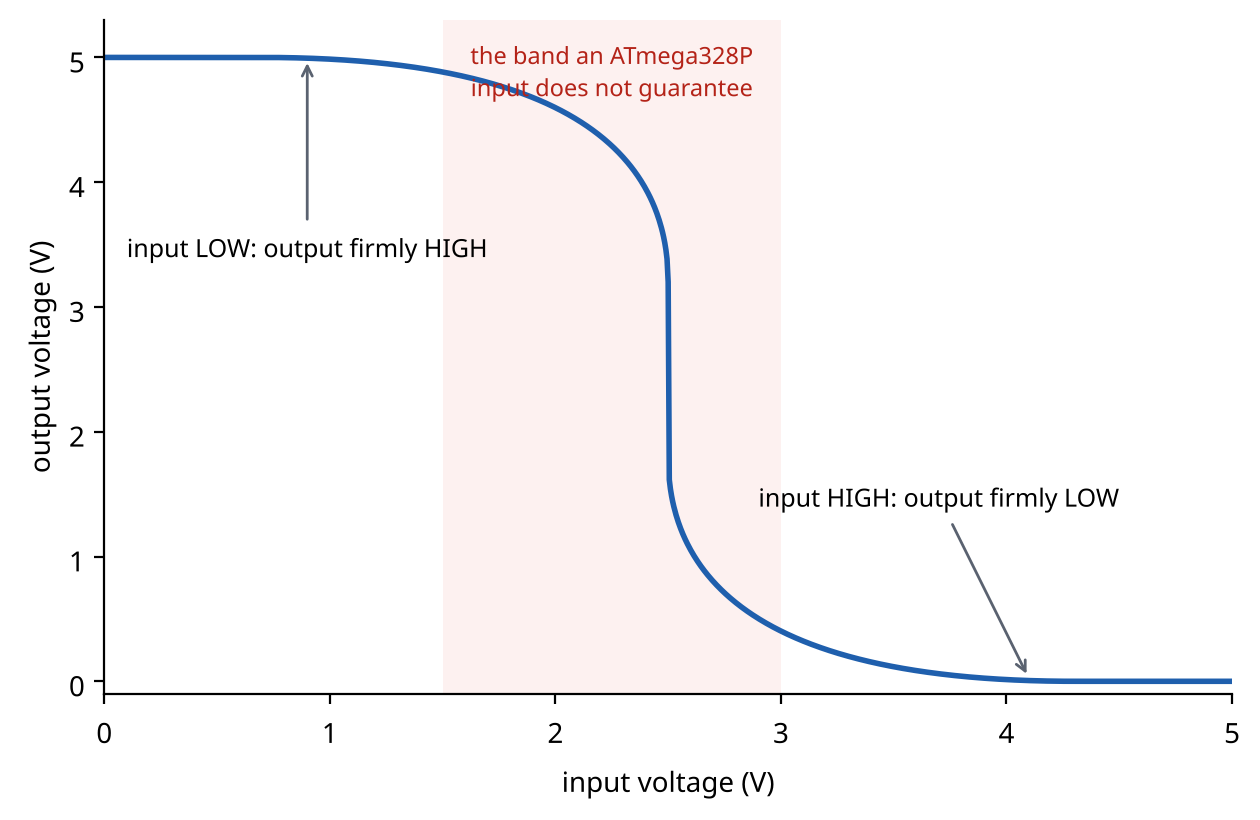

This chart was generated by the following Python code:
# Voltage transfer curve of a CMOS inverter, computed from the simple
# "square-law" transistor model.  VDD = 5 V, |Vt| = 0.7 V, matched devices.
import matplotlib
matplotlib.use("Agg")
import matplotlib.pyplot as plt
plt.rcParams.update({"font.family": ["Noto Sans", "DejaVu Sans"], "font.size": 10})
VDD, VT, K = 5.0, 0.7, 1.0


def ids(vgs, vds):                      # current through one transistor
    if vgs <= VT:
        return 0.0                      # off
    if vds >= vgs - VT:                 # saturation
        return 0.5 * K * (vgs - VT) ** 2
    return K * ((vgs - VT) * vds - 0.5 * vds ** 2)   # linear region


def vout_for(vin):                      # find Vout where I(nMOS) = I(pMOS)
    lo, hi = 0.0, VDD
    for _ in range(80):
        mid = 0.5 * (lo + hi)
        i_n = ids(vin, mid)             # nMOS: Vgs = Vin, Vds = Vout
        i_p = ids(VDD - vin, VDD - mid) # pMOS: Vsg = VDD - Vin, Vsd = VDD - Vout
        if i_n > i_p:
            hi = mid                    # pull-down stronger: Vout must be lower
        else:
            lo = mid
    return 0.5 * (lo + hi)


vins = [i * 0.005 for i in range(1001)]
vouts = [vout_for(v) for v in vins]
fig, ax = plt.subplots(figsize=(6.4, 4.2), dpi=200)
ax.axvspan(1.5, 3.0, color="#FDECEA", alpha=0.7, lw=0)
ax.plot(vins, vouts, color="#1F5FAD", lw=2)
ax.text(2.25, 5.15, "the band an ATmega328P\ninput does not guarantee", ha="center", va="top",
        fontsize=8.5, color="#B42318")
ax.annotate("input LOW: output firmly HIGH", xy=(0.9, 5.0), xytext=(0.1, 3.4), fontsize=9,
            arrowprops=dict(arrowstyle="->", color="#5A6270"))
ax.annotate("input HIGH: output firmly LOW", xy=(4.1, 0.02), xytext=(2.9, 1.4), fontsize=9,
            arrowprops=dict(arrowstyle="->", color="#5A6270"))
ax.set_xlabel("input voltage (V)")
ax.set_ylabel("output voltage (V)")
ax.set_xlim(0, 5); ax.set_ylim(-0.1, 5.3)
for s in ["top", "right"]:
    ax.spines[s].set_visible(False)
fig.tight_layout()
fig.savefig("fig_vtc.png", bbox_inches="tight", facecolor="white")
for v in [0.5, 1.5, 2.0, 2.3, 2.4, 2.5, 2.6, 2.7, 3.0, 3.5, 4.5]:
    print(f"Vin = {v:.2f} V  ->  Vout = {vout_for(v):.3f} V")
